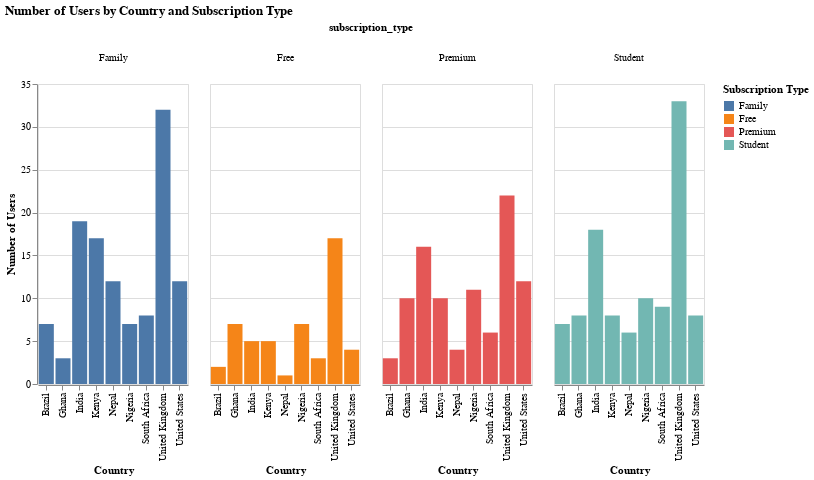

The notebook cell this image was saved under:
### Code cell
country_sub = df.groupby(['country', 'subscription_type']).size().reset_index(name='count')

chart = alt.Chart(country_sub).mark_bar().encode(
    x=alt.X('country:N', title='Country'),
    y=alt.Y('count:Q', title='Number of Users'),
    color=alt.Color('subscription_type:N', title='Subscription Type'),
    column=alt.Column('subscription_type:N', header=alt.Header(labelAngle=0)),  # optional: separate by subscription type
    tooltip=['country', 'subscription_type', 'count']
).properties(
    title='Number of Users by Country and Subscription Type',
    width=150
).interactive()

chart

### Figure 1 — Vega-Lite specification as saved in the notebook (floating-point values rounded to 4 significant figures)
{"config": {"view": {"continuousWidth": 300, "continuousHeight": 300}}, "data": {"name": "data-c97f187e42c8925c1be649d8c316d865"}, "mark": {"type": "bar"}, "encoding": {"color": {"field": "subscription_type", "title": "Subscription Type", "type": "nominal"}, "column": {"field": "subscription_type", "header": {"labelAngle": 0}, "type": "nominal"}, "tooltip": [{"field": "country", "type": "nominal"}, {"field": "subscription_type", "type": "nominal"}, {"field": "count", "type": "quantitative"}], "x": {"field": "country", "title": "Country", "type": "nominal"}, "y": {"field": "count", "title": "Number of Users", "type": "quantitative"}}, "params": [{"name": "param_1e9efca18e7a2868", "select": {"type": "interval", "encodings": ["x", "y"]}, "bind": "scales"}], "title": "Number of Users by Country and Subscription Type", "width": 150, "$schema": "https://vega.github.io/schema/vega-lite/v6.1.0.json", "datasets": {"data-c97f187e42c8925c1be649d8c316d865": [{"country": "Brazil", "subscription_type": "Family", "count": 7}, {"country": "Brazil", "subscription_type": "Free", "count": 2}, {"country": "Brazil", "subscription_type": "Premium", "count": 3}, {"country": "Brazil", "subscription_type": "Student", "count": 7}, {"country": "Ghana", "subscription_type": "Family", "count": 3}, {"country": "Ghana", "subscription_type": "Free", "count": 7}, {"country": "Ghana", "subscription_type": "Premium", "count": 10}, {"country": "Ghana", "subscription_type": "Student", "count": 8}, {"country": "India", "subscription_type": "Family", "count": 19}, {"country": "India", "subscription_type": "Free", "count": 5}, {"country": "India", "subscription_type": "Premium", "count": 16}, {"country": "India", "subscription_type": "Student", "count": 18}, {"country": "Kenya", "subscription_type": "Family", "count": 17}, {"country": "Kenya", "subscription_type": "Free", "count": 5}, {"country": "Kenya", "subscription_type": "Premium", "count": 10}, {"country": "Kenya", "subscription_type": "Student", "count": 8}, {"country": "Nepal", "subscription_type": "Family", "count": 12}, {"country": "Nepal", "subscription_type": "Free", "count": 1}, {"country": "Nepal", "subscription_type": "Premium", "count": 4}, {"country": "Nepal", "subscription_type": "Student", "count": 6}, {"country": "Nigeria", "subscription_type": "Family", "count": 7}, {"country": "Nigeria", "subscription_type": "Free", "count": 7}, {"country": "Nigeria", "subscription_type": "Premium", "count": 11}, {"country": "Nigeria", "subscription_type": "Student", "count": 10}, {"country": "South Africa", "subscription_type": "Family", "count": 8}, {"country": "South Africa", "subscription_type": "Free", "count": 3}, {"country": "South Africa", "subscription_type": "Premium", "count": 6}, {"country": "South Africa", "subscription_type": "Student", "count": 9}, {"country": "United Kingdom", "subscription_type": "Family", "count": 32}, {"country": "United Kingdom", "subscription_type": "Free", "count": 17}, {"country": "United Kingdom", "subscription_type": "Premium", "count": 22}, {"country": "United Kingdom", "subscription_type": "Student", "count": 33}, {"country": "United States", "subscription_type": "Family", "count": 12}, {"country": "United States", "subscription_type": "Free", "count": 4}, {"country": "United States", "subscription_type": "Premium", "count": 12}, {"country": "United States", "subscription_type": "Student", "count": 8}]}}
